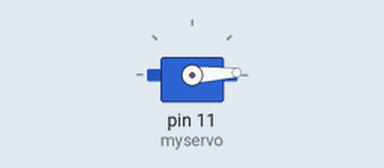
Simulated run of this sketch. Board: Arduino Uno, built with avr-gcc and run on an emulated ATmega328P. On the bench: servo. What the sketch prints to the serial monitor is not drawn.

Above: at 0.05 s.
At 0.9 s:
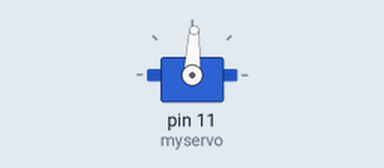
At 1.75 s:
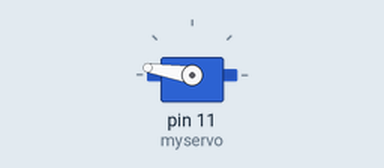
At 3.5 s:
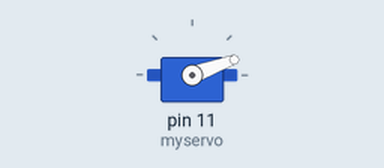
Timing chart, 0 to 8.5 s (numbered marks = the images above):
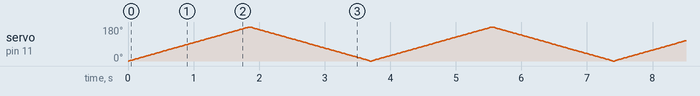

The sketch:

AR00004_001.ino
```cpp
#include <Servo.h>

Servo myservo;  // create servo object to control a servo
// twelve servo objects can be created on most boards

int pos = 0;    // variable to store the servo position

void setup() {
  Serial.begin(9600);
  myservo.attach(11);  // attaches the servo on pin 9 to the servo object
}

void loop() {
  for (pos = 0; pos <= 180; pos += 1) { // goes from 0 degrees to 180 degrees
    // in steps of 1 degree
    Serial.println(pos);
    myservo.write(pos);              // tell servo to go to position in variable 'pos'
    delay(10);                       // waits 15ms for the servo to reach the position
  }
  for (pos = 180; pos >= 0; pos -= 1) { // goes from 180 degrees to 0 degrees
    Serial.println(pos);
    myservo.write(pos);              // tell servo to go to position in variable 'pos'
    delay(10);                       // waits 15ms for the servo to reach the position
  }
}
```
